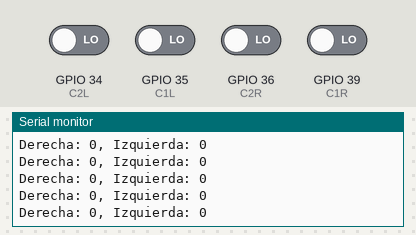
Simulated run of this sketch. Board: ESP32. Parts: the last lines printed to the serial monitor. Inputs (shaded band) come from the test bench; at power-on: GPIO 34 (C2L), GPIO 35 (C1L), GPIO 36 (C2R), GPIO 39 (C1R) LOW.

Above: at 1.2 s.
1.3 s: GPIO 34 (C2L) driven HIGH
At 1.31 s:
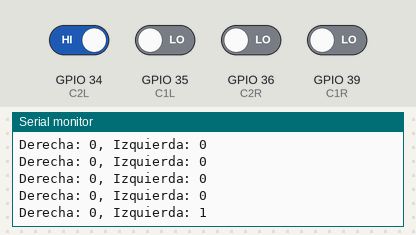
2.8 s: GPIO 36 (C2R) driven HIGH
At 2.81 s:
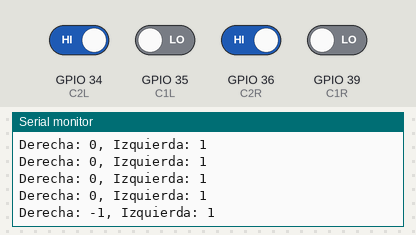
4.3 s: GPIO 35 (C1L) driven HIGH
At 4.31 s:
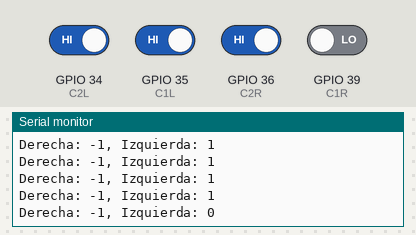
5.8 s: GPIO 39 (C1R) driven HIGH
At 5.81 s:
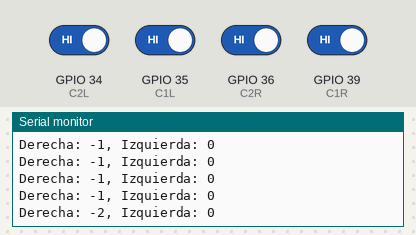
7.3 s: GPIO 34 (C2L) driven LOW
At 7.31 s:
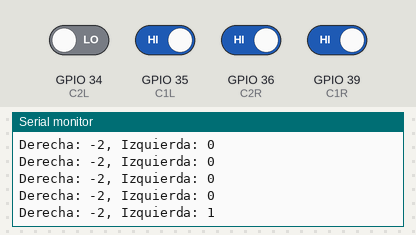
8.8 s: GPIO 35 (C1L) driven LOW
At 8.81 s:
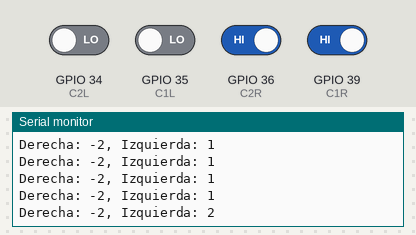
Timing chart, 0 to 11.3 s (numbered marks = the images above; inputs shaded):
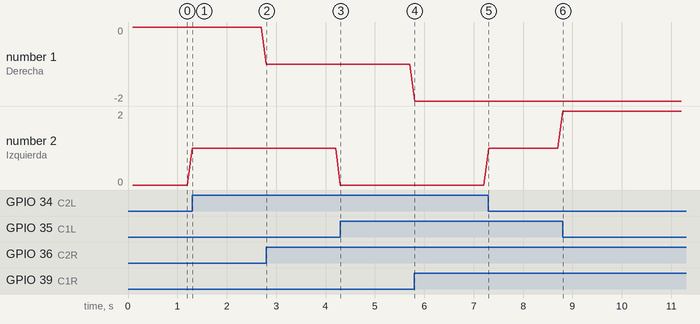

Measured:
- after the input at 1.3 s, the serial monitor: prints a new line at once (image 1)
- after the input at 2.8 s, the serial monitor: prints a new line at once (image 2)
- after the input at 4.3 s, the serial monitor: prints a new line at once (image 3)
- after the input at 5.8 s, the serial monitor: prints a new line at once (image 4)
- after the input at 7.3 s, the serial monitor: prints a new line at once (image 5)
- after the input at 8.8 s, the serial monitor: prints a new line at once (image 6)
- plotted number 1: 0 → -1 after the input at 2.8 s, -1 → -2 after the input at 5.8 s
- plotted number 2: 0 → 1 after the input at 1.3 s, 0 → 1 after the input at 7.3 s, 1 → 2 after the input at 8.8 s

The sketch:

Test_Encoders.ino
```cpp
//////////////////////MOTOR DERECHO///////////////////////////////
const int    C1R = 39;    // Entrada de la señal A del encoder C1(cable amarillo)
const int    C2R = 36;    // Entrada de la señal B del encoder C2(cable verde)

// Encoder derecho
volatile int nR = 0;       // Contador de pulsos del encoder derecho
volatile int antR = 0;     // Estado anterior del encoder derecho
volatile int actR = 0;     // Estado actual del encoder derecho


//////////////////////MOTOR IZQUIERDO///////////////////////////////
const int    C1L = 35;     // Entrada de la señal A del encoder C1(cable amarillo)
const int    C2L = 34;     // Entrada de la señal B del encoder C2(cable verde)

// Encoder izquierdo
volatile int nL = 0;       // Contador de pulsos del encoder izquierdo
volatile int antL = 0;     // Estado anterior del encoder izquierdo
volatile int actL = 0;     // Estado actual del encoder izquierdo


/////////////////////// TIEMPO DE MUESTREO /////////////////////
unsigned long lastTime = 0, sampleTime = 100;  // Último tiempo de muestreo y tiempo de muestreo en milisegundos


/////////////////////// INTERRUPCIONES //////////////////////
void IRAM_ATTR encoderR()
{
  antR = actR;  // Actualizamos el estado anterior

  // Leemos las señales A y B del encoder derecho y actualizamos el estado actual
  if (digitalRead(C2R)) bitSet(actR, 0); else bitClear(actR, 0);
  if (digitalRead(C1R)) bitSet(actR, 1); else bitClear(actR, 1);

  // Lógica para determinar el sentido de giro y actualizar el contador de pulsos
  if (antR == 2 && actR == 0) nR--;
  if (antR == 0 && actR == 1) nR--;
  if (antR == 3 && actR == 2) nR--;
  if (antR == 1 && actR == 3) nR--;

  if (antR == 1 && actR == 0) nR++;
  if (antR == 3 && actR == 1) nR++;
  if (antR == 0 && actR == 2) nR++;
  if (antR == 2 && actR == 3) nR++;
}

void IRAM_ATTR encoderL()
{
  antL = actL;  // Actualizamos el estado anterior

  // Leemos las señales A y B del encoder izquierdo y actualizamos el estado actual
  if (digitalRead(C2L)) bitSet(actL, 0); else bitClear(actL, 0);
  if (digitalRead(C1L)) bitSet(actL, 1); else bitClear(actL, 1);

  // Lógica para determinar el sentido de giro y actualizar el contador de pulsos
  if (antL == 2 && actL == 0) nL++;
  if (antL == 0 && actL == 1) nL++;
  if (antL == 3 && actL == 2) nL++;
  if (antL == 1 && actL == 3) nL--;

  if (antL == 1 && actL == 0) nL--;
  if (antL == 3 && actL == 1) nL--;
  if (antL == 0 && actL == 2) nL--;
  if (antL == 2 && actL == 3) nL--;
}

void setup()
{
  Serial.begin(9600);  // Inicialización de la comunicación serial

  // Configuración de los pines como entradas
  pinMode(C1R, INPUT);
  pinMode(C2R, INPUT);
  pinMode(C1L, INPUT);
  pinMode(C2L, INPUT);

  // Habilitamos interrupciones como entradas
  attachInterrupt(C1R, encoderR, CHANGE);
  attachInterrupt(C2R, encoderR, CHANGE);

  attachInterrupt(C1L, encoderL, CHANGE);
  attachInterrupt(C2L, encoderL, CHANGE);

  lastTime = millis();  // Inicialización del tiempo de muestreo
}

void loop()
{
  // Verifica si ha pasado el tiempo de muestreo
  if (millis() - lastTime >= sampleTime)
  {
    lastTime = millis();  // Actualiza el último tiempo de muestreo
    // Imprime los valores de los contadores de pulsos en la consola serial
    Serial.print("Derecha: ");
    Serial.print(nR);
    Serial.print(", Izquierda: ");
    Serial.println(nL);
  }
}
```
